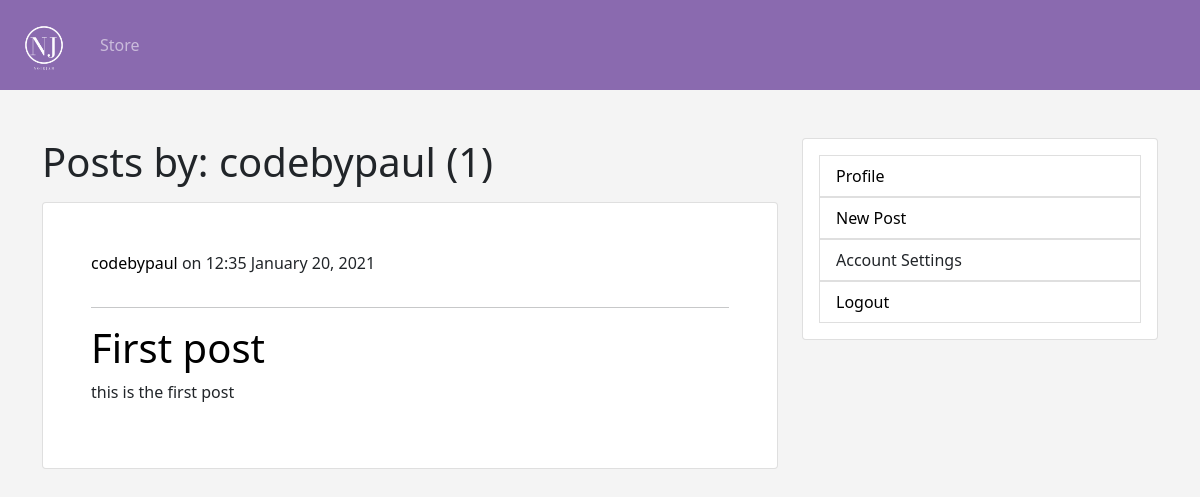
The app's page /social/user/codebypaul (signed in) with its own data.
### blog/models.py (models this page shows, shortened)
class Post(models.Model):
    title = models.CharField(max_length=100)
    content = models.TextField()
    date_posted = models.DateTimeField(default=timezone.now)
    author = models.ForeignKey(User, on_delete=models.CASCADE)

### blog/views.py (the view)
# urls.py: path("user/<str:username>", UserPostListView.as_view(), name="user-posts"),
class UserPostListView(ListView):
    model = Post
    template_name = "blog/user_posts.html"
    context_object_name = "posts"
    paginate_by = 10
    def get_queryset(self):
        user = get_object_or_404(User, username=self.kwargs.get("username"))
        return Post.objects.filter(author=user).order_by("-date_posted")

### blog/templates/blog/user_posts.html (shortened to what this page needs)
{% extends 'blog/base.html' %}
{% block content %}
<h1 class="mb-3">Posts by: {{ view.kwargs.username }} ({{ page_obj.paginator.count }})</h1>
{% for post in posts %}
    <div class="card mb-5 p-5">
            <p><a href="{% url 'user-posts' post.author.username%}" class="username">{{ post.author }}</a> on {{ post.date_posted|date:'h:i F d, Y' }}</p>
            <hr>
            <a class="blog-title" href="{% url 'post-detail' post.id %}">
                <h1>{{ post.title }}</h1>
            </a>
            <p>{{ post.content}}</p>
        </div>
    {% endfor %}
{% endblock content %}

### static/css/style.css (style rules this page uses)
* { box-sizing: border-box; padding: 0; margin: 0; }
body { background: rgba(200, 200, 200, 0.2); }
a { text-decoration: none; color: black; }
.blog-title { text-decoration: none; }
.username { color: black; }

### records on screen
Post: author "codebypaul", date_posted "12:35 January 20, 2021", title "First post", content "this is the first post"

### other values on screen
{{ view.kwargs.username }} "codebypaul"
{{ page_obj.paginator.count }} "1"
